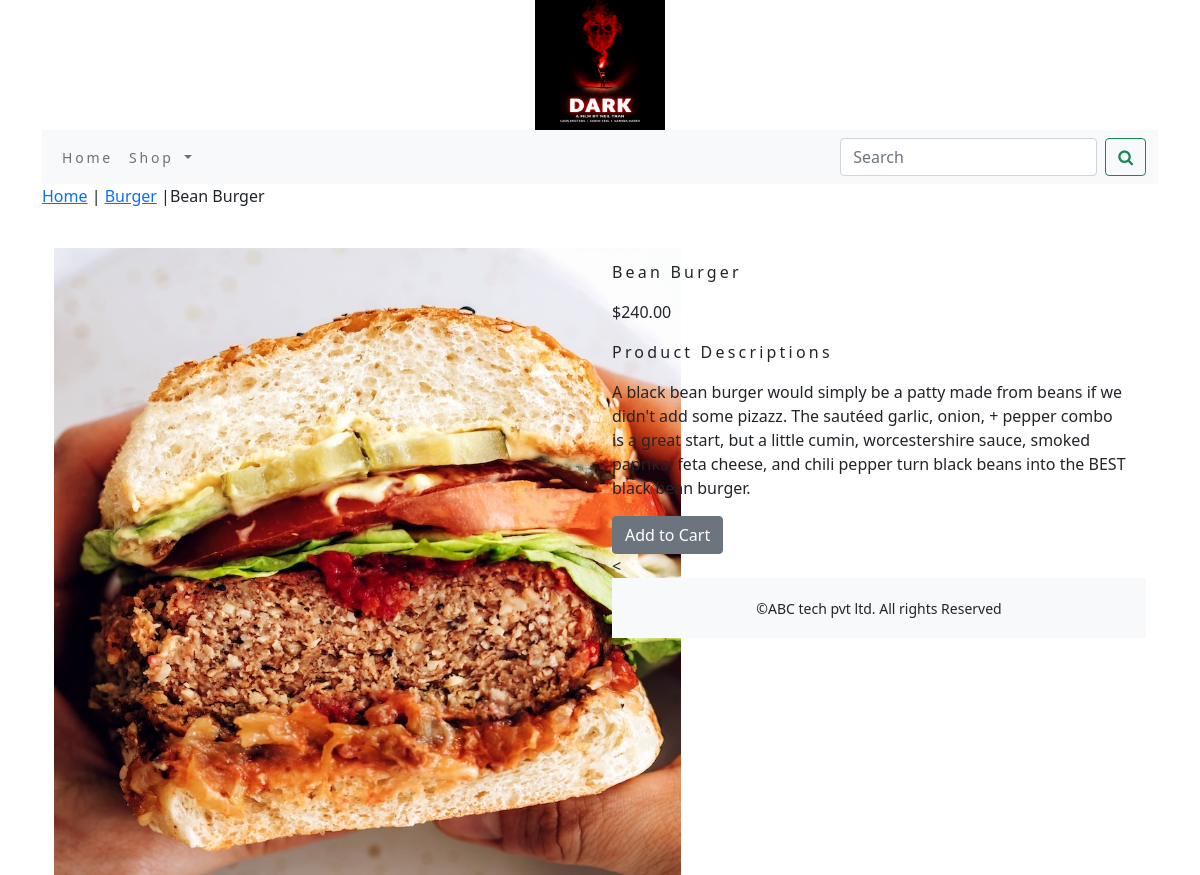
Screenshot of /shopapp/burger/bean-burger/ with the database file from the repository.
### shopapp/models.py (models this page shows, shortened)
class Product(models.Model):
    name=models.CharField(max_length=250,unique=True)
    slug=models.SlugField(max_length=250,unique=True)
    description=models.TextField(blank=True)
    price=models.DecimalField(max_digits=10,decimal_places=2)
    category=models.ForeignKey(Category,on_delete=models.CASCADE)
    image = models.ImageField(upload_to='product', blank=True)
    stock=models.IntegerField()
    available=models.BooleanField(default=True)
    created=models.DateTimeField(auto_now_add=True)
    updated=models.DateTimeField(auto_now=True)
    class Meta:
        ordering = ('name',)
        verbose_name = 'product'
        verbose_name_plural = 'products'

class Category(models.Model):
    name=models.CharField(max_length=250,unique=True)
    slug=models.SlugField(max_length=250,unique=True)
    description=models.TextField(blank=True)
    image=models.ImageField(upload_to='category',blank=True)
    class Meta:
        ordering=('name',)
        verbose_name='category'
        verbose_name_plural='categories'
    def get_url(self):
        return reverse('shopapp:products_by_category',args=[self.slug])
    def __str__(self):
        return '{}'.format(self.name)

### shopapp/views.py (the view)
# urls.py: path('<slug:c_slug>/<slug:product_slug>/',views.proDetail,name='prodCatdetail')
def proDetail(request,c_slug,product_slug):
    try:
        product=Product.objects.get(category__slug=c_slug,slug=product_slug)
    except Exception as e:
        raise e
    return render(request,'product.html',{'product':product})

### cart/context_processors.py (called while the page is built)
def counter(request):
    item_count=0
    if 'admin' in request.path:
        return {}
    else:
        try:
            cart=Cart.objects.filter(cart_id=_cart_id(request))
            car_items=CartItem.objects.all().filter(cart=cart[:1])
            for cart_item in car_items:
                item_count += cart_item.quantity
        except Cart.DoesNotExist:
            item_count=0
    return dict(item_count=item_count)

### cart/views.py (called while the page is built)
def _cart_id(request):
    cart=request.session.session_key
    if not cart:
        cart=request.session.create()
    return cart

### shopapp/context_processors.py (called while the page is built)
def menu_links(request):
    links=Category.objects.all()
    return dict(links=links)

### templates/product.html (shortened to what this page needs)
{% extends 'base.html' %}
{% load static %}
{% block content %}
<div class="row my_prod_row_class">
    <div class="mx_auto">
        <p><a href="{% url 'shopapp:allProdCat' %}">Home</a> | <a href="{{product.category.get_url}}">{{product.category}}</a> |{{product.name}}</p>
    </div>
</div>
<div class="container">
<br>
<div class="row">
    <div class="col-12 col-sm-12 col-md-12 col-lg-6 text-center">
        <div style="min-width:18rem">
            <img src="{{product.image.url}}" alt="{{product.name}}">
        </div>
    </div>
      <div class="col-12 col-sm-12 col-md-12 col-lg-6">
          <div>
          <h1 class="my_prod_title">{{product.name}}</h1>
          <p>${{product.price}}</p>
          <p class="my_title"> Product Descriptions</p>
          <p class="text-justify my_prod_text">{{product.description}}</p>
          {% if product.stock <= 0 %}
          <p class="text-justify my_prod_text"><b>Out of Stock</b></p>
          {% else %}
          <a class="btn btn-secondary" href="{% url 'cart:add_cart' product.id %}">Add to Cart</a>
          {% endif %}
          {% endblock %}

### static/css/custom.css (style rules this page uses)
body { font-family: 'Roboto', sans-serif; }
.my_title { font-size:16px; text_transform:uppercase; letter-spacing:.2em; }
.my_prod_title { font-size:16px; text_transform:uppercase; letter-spacing:.2em; padding-top:15px; padding-bottom:10px; }
.my_prod_text { padding-right:20px; }

### rows the page displays
Product: category "Burger", name "Bean Burger", image (picture), price "240.00", description "A black bean burger would simply be a patty made from beans if we didn't add some pizazz. The sautéed garlic, onion, + pepper combo is a great start, but a little cumin, worcestershire sauce, smoked paprika, feta cheese, and chili pepper turn black beans into the BEST black bean burger."
